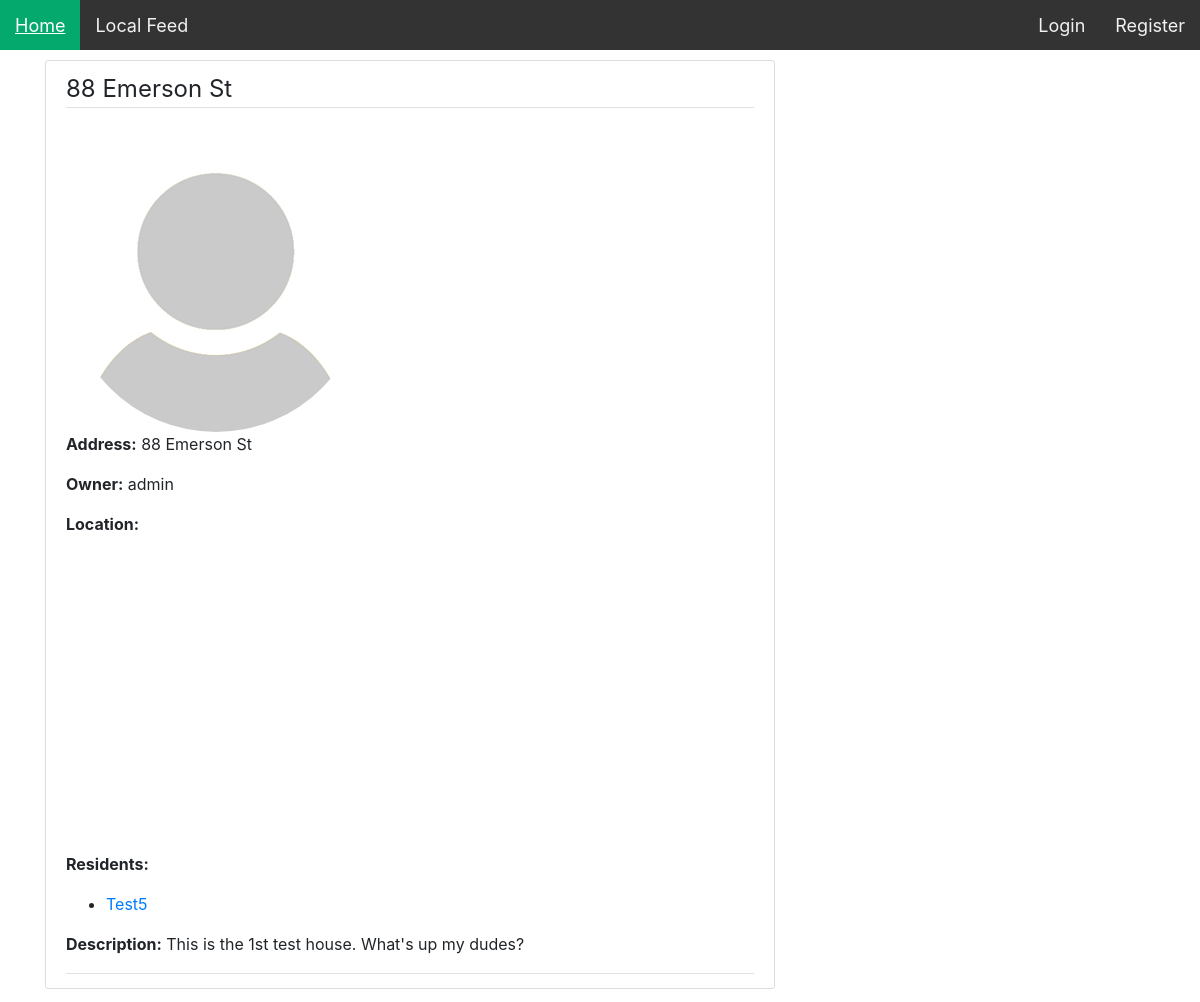
The page /house/88-emerson-st/ on the database as committed earlier.
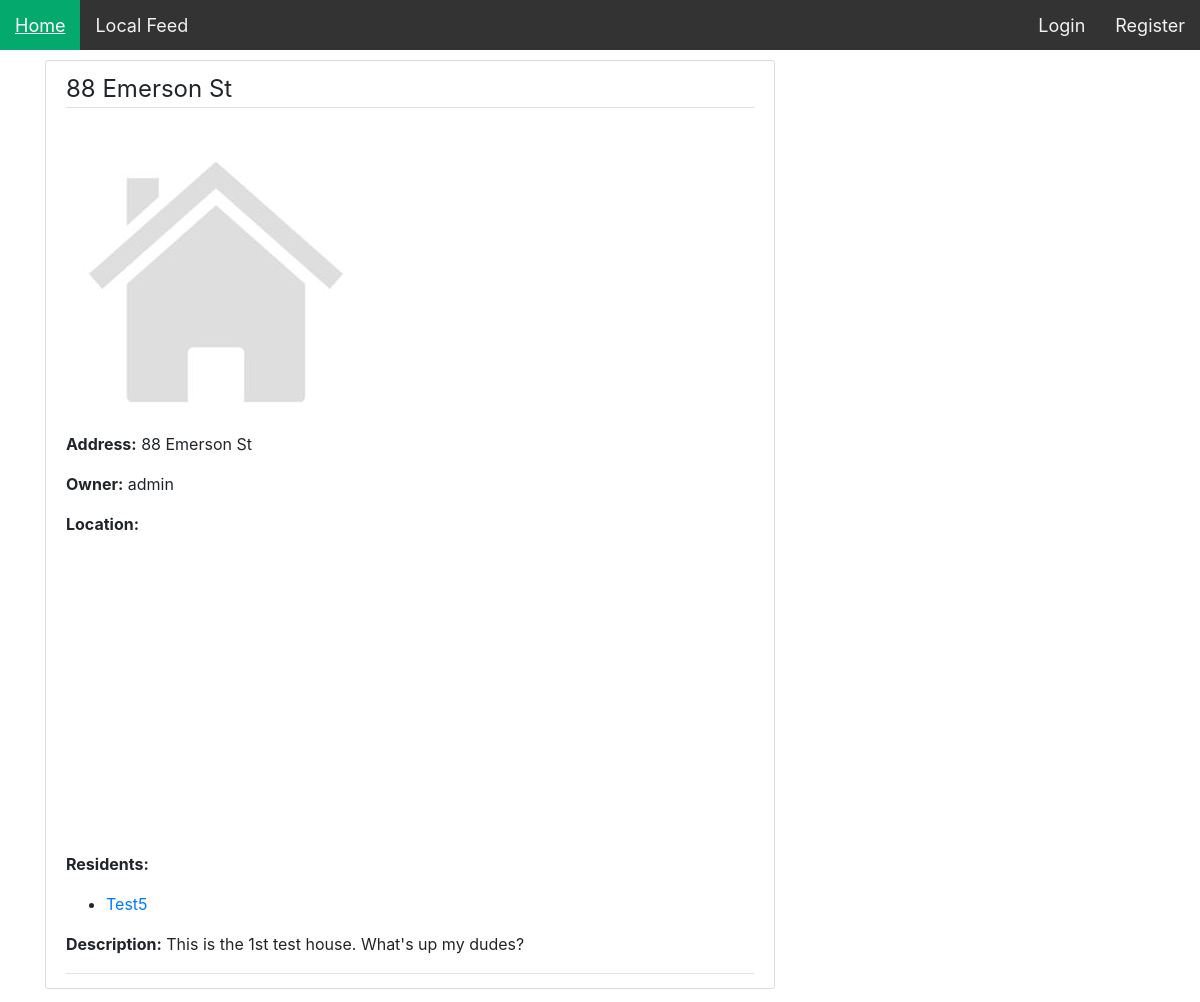
The same page on the database as committed later.
### users/models.py (models this page shows, shortened)
class House(models.Model):
    address = models.CharField(max_length=150, unique=True)
    location = models.JSONField(default = dict, unique=True)
    owner = models.ForeignKey(User, null=True, on_delete=models.SET_NULL, related_name="owner")
    residents = models.ManyToManyField(User, blank=True)
    description = models.TextField(blank=True)
    slug = models.SlugField(blank=True)
    image = models.ImageField(default='house-default.jpg', upload_to='house_pics')

### map/views.py (the view)
# urls.py: path("house/<slug:slug>/", HouseDetailView.as_view(), name='house-detail'),
class HouseDetailView(DetailView):
    model = House

### BackyardBuddies/users/templates/users/house_detail.html (shortened to what this page needs)
{% extends "map/base.html" %}
{% block content %}
	<article class="media content-section">
	  <div class="media-body">
		<div class="article-metadata">
          <legend class="border-bottom mb-4">{{ object.address }}</legend>
		  <img class="rounded-circle" src="{{ object.image.url }}">
		  <p><strong>Address:</strong> {{ object.address }}</p>
		  <p><strong>Owner:</strong> {{ object.owner }}</p>
		  <p><strong>Location:</strong></p>
		  <div id="map2" style="height:300px;width:600px"></div>
		  <p><strong>Residents:</strong></p>
		  <ul>
			  {% for resident in object.residents.all %}
				<li><a href="#">{{ resident }}</a></li>
			  {% endfor %}
	      </ul>
		  <p><strong>Description:</strong> {{ object.description }}</p>
	  </div>
	</article>
{% endblock content %}

Rows that differ between the two databases and show on the page:
changed House "88 Emerson St": image: a different picture
